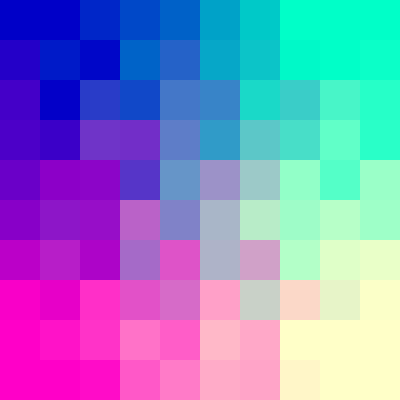
Frame 1 (no input)
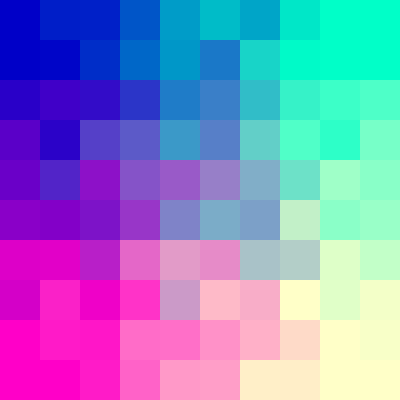
Frame 2 (the mouse pressed at the canvas centre, redrawn once)

The Processing sketch that drew these frames (run headless with seeded random() and noise(); the mouse was pressed at the canvas centre and the sketch redrawn once):

// Processing sketch: Grid_of_squares
// ── Grid_of_squares.pde
int pixelSize = 40;

void setup() {
  size(400, 400);
  colorMode(RGB);
  noStroke();
  frameRate(5);     //use this to slow down the frame rate
}

void draw() {
  noLoop();         //use this if you want to prevent animation;
  background(220);

  for (int i = 0; i<width/pixelSize; i++) {
    for (int j = 0; j<height/pixelSize; j++){
      
      //R & G selected at random (but between a certain "band" of values)
      fill(random((j * pixelSize - pixelSize * 2), j * pixelSize), 
        random((i * pixelSize - pixelSize * 2), i * pixelSize), 
        200); 
  
      // fill(j * pixelSize, i * pixelSize, 200); 
      //uncomment the line above to see the grid with no randomness.
      square(i * pixelSize, j * pixelSize, pixelSize);
    }
  }
}
